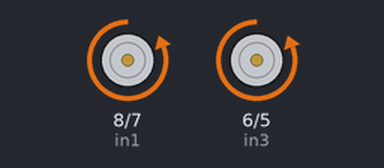
A sketch run on a simulated Arduino Uno, built with avr-gcc and run on an emulated ATmega328P. On the bench: motor-driver pin pairs drawn as motors (green arrow = first pin HIGH = forward, orange = second pin HIGH = backward, longer = more drive, scaled by the enable pin).

Above: at 0.7 s.
At 2.5 s:
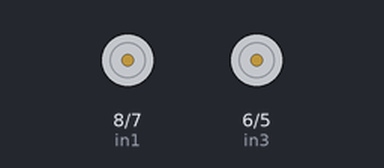
At 4.7 s:
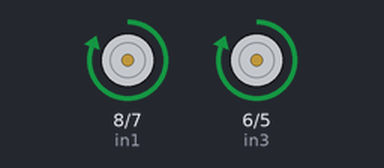
Timing chart, 0 to 9.1 s (numbered marks = the images above):
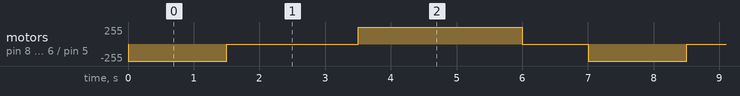

Measured:
- by itself, motor on pin 8 (in1) / pin 7 (in2), motor on pin 6 (in3) / pin 5 (in4): repeats every 7.0 s: stopped 2.0 s, forward 255/255 2.5 s, stopped 1.0 s, backward 255/255 1.5 s

The sketch:

Base_Motor.ino
```cpp
int enA = 9;    // Motor (A) connections
int in1 = 8;
int in2 = 7;

int enB = 3;    // Motor (B) connections
int in3 = 6;
int in4 = 5;

void setup() {
  // Set all motor pins to outputs
  pinMode(enA, OUTPUT);
  pinMode(enB, OUTPUT);
  pinMode(in1, OUTPUT);
  pinMode(in2, OUTPUT);
  pinMode(in3, OUTPUT);
  pinMode(in4, OUTPUT);

  // set Motor (A) and (B) Off,initial position
  digitalWrite(in1, LOW);
  digitalWrite(in2, LOW);
  digitalWrite(in3, LOW);
  digitalWrite(in4, LOW);


}

void loop() {
  directionControl();
  delay(1000);
  speedControl();
  delay(1000);
}

// to control the direction of the motors
void directionControl() {
   //set Motors Max Speed from values 0 to 255
  analogWrite(enA, 255);
  analogWrite(enB, 255);

  //move forward motor A & B
  digitalWrite(in1, LOW);
  digitalWrite(in2, HIGH);
  digitalWrite(in3, LOW);
  digitalWrite(in4, HIGH);
  delay(1500);


    // Turn off motors between changing direction
  digitalWrite(in1, LOW);
  digitalWrite(in2, LOW);
  digitalWrite(in3, LOW);
  digitalWrite(in4, LOW);
  delay (2000);

  //move backward motor A & B
  digitalWrite(in1, HIGH);
  digitalWrite(in2, LOW);
  digitalWrite(in3, HIGH);
  digitalWrite(in4, LOW);
  delay(1500);


}

// to control the speed of the motors
void speedControl() {
  // Turn on motors
  digitalWrite(in1, LOW);
  digitalWrite(in2, HIGH);
  digitalWrite(in3, LOW);
  digitalWrite(in4, HIGH);

  // Turn off motors
  digitalWrite(in1, LOW);
  digitalWrite(in2, LOW);
  digitalWrite(in3, LOW);
  digitalWrite(in4, LOW);


}
```
